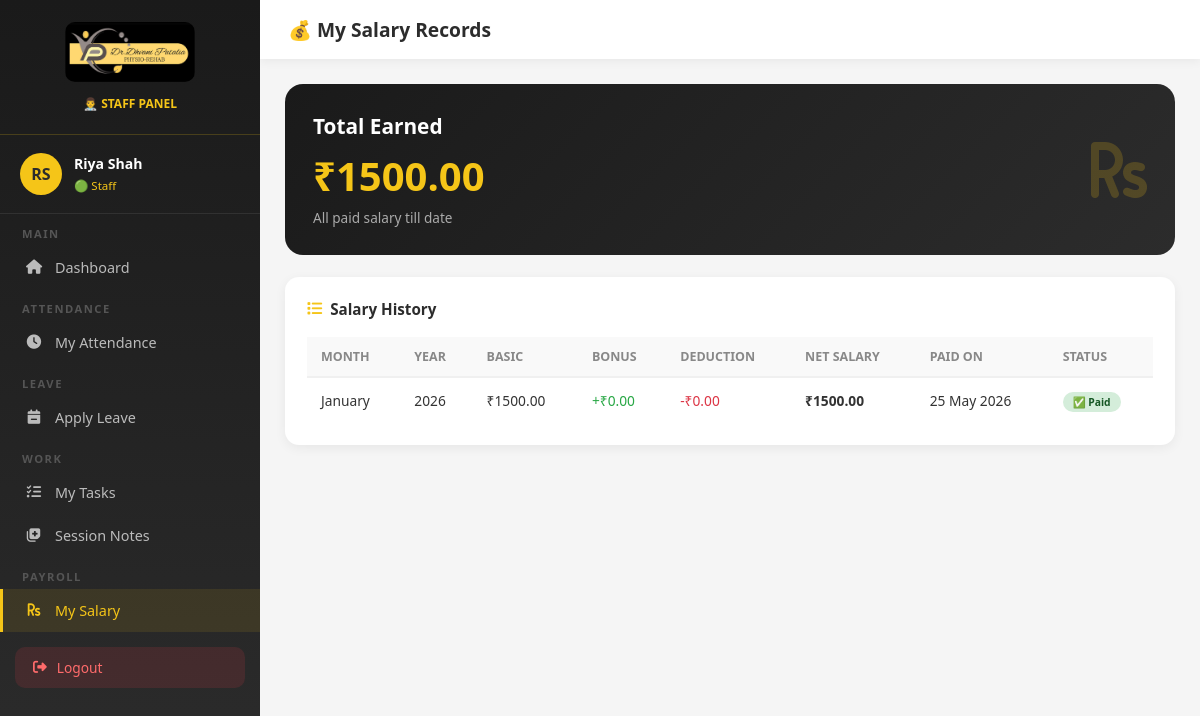
Page /staff-salary (signed in) on the committed database.
### core/models.py (models this page shows, shortened)
class SalaryRecord(models.Model):
    staff = models.ForeignKey(User, on_delete=models.CASCADE, related_name='salary_records')
    month = models.CharField(max_length=20)
    year = models.IntegerField()
    basic_salary = models.DecimalField(max_digits=10, decimal_places=2)
    bonus = models.DecimalField(max_digits=10, decimal_places=2, default=0)
    deduction = models.DecimalField(max_digits=10, decimal_places=2, default=0)
    net_salary = models.DecimalField(max_digits=10, decimal_places=2)
    paid_on = models.DateField(null=True, blank=True)
    is_paid = models.BooleanField(default=False)
    notes = models.TextField(blank=True)
    class Meta:
        ordering = ['-year', '-month']

### core/views.py (the view)
# urls.py: path('staff-salary', views.staff_salary, name='staff_salary'),
@login_required(login_url='/login')
def staff_salary(request):
    if not (request.user.is_staff or hasattr(request.user, 'staff_profile')):
        return redirect('/client-dashboard')
    salary_records = SalaryRecord.objects.filter(staff=request.user)
    total_earned = sum([s.net_salary for s in salary_records if s.is_paid])
    return render(request, 'staff_salary.html', {
        'user': request.user,
        'salary_records': salary_records,
        'total_earned': total_earned,
    })

### templates/staff_salary.html (shortened to what this page needs)
{% load static %}
<!DOCTYPE html>
<html lang="en">
<head>
    <link href="https://cdnjs.cloudflare.com/ajax/libs/font-awesome/6.4.0/css/all.min.css" rel="stylesheet">
</head>
<body>
    <aside class="sidebar">
        <div class="sidebar-logo">
            <img src="{% static 'images/Dhvani_Patalia.jpeg' %}" alt="Logo">
            <p>👨‍⚕️ STAFF PANEL</p>
        </div>
        <div class="sidebar-user">
            <div class="user-avatar">{{ user.first_name|first|upper }}{{ user.last_name|first|upper }}</div>
            <div class="user-info">
                <h4>{{ user.get_full_name|default:user.username }}</h4><span>🟢 Staff</span>
            </div>
        </div>
        <nav>
            <div class="nav-section">Main</div>
            <a href="/staff-dashboard" class="nav-item"><i class="fas fa-home"></i> Dashboard</a>
            <div class="nav-section">Attendance</div>
            <a href="/staff-attendance" class="nav-item"><i class="fas fa-clock"></i> My Attendance</a>
            <div class="nav-section">Leave</div>
            <a href="/staff-leave" class="nav-item"><i class="fas fa-calendar-minus"></i> Apply Leave</a>
            <div class="nav-section">Work</div>
            <a href="/staff-tasks" class="nav-item"><i class="fas fa-tasks"></i> My Tasks</a>
            <a href="/staff-session-notes" class="nav-item"><i class="fas fa-notes-medical"></i> Session Notes</a>
            <div class="nav-section">Payroll</div>
            <a href="/staff-salary" class="nav-item active"><i class="fas fa-rupee-sign"></i> My Salary</a>
        </nav>
        <a href="/logout" class="logout-btn"><i class="fas fa-sign-out-alt"></i> Logout</a>
    </aside>
    <div class="main-content">
        <div class="topbar">
            <h1>💰 My Salary Records</h1>
        </div>
        <div class="dashboard-body">
            <div class="total-card">
                <div>
                    <h2>Total Earned</h2>
                    <h1>₹{{ total_earned }}</h1>
                    <p>All paid salary till date</p>
                </div>
                <div class="total-icon"><i class="fas fa-rupee-sign"></i></div>
            </div>
            <div class="table-card">
                <div class="table-title"><i class="fas fa-list"></i> Salary History</div>
                {% if salary_records %}
                <table>
                    <thead>
                        <tr>
                            <th>Month</th>
                            <th>Year</th>
                            <th>Basic</th>
                            <th>Bonus</th>
                            <th>Deduction</th>
                            <th>Net Salary</th>
                            <th>Paid On</th>
                            <th>Status</th>
                        </tr>
                    </thead>
                    <tbody>
                        {% for record in salary_records %}
                        <tr>
                            <td>{{ record.month }}</td>
                            <td>{{ record.year }}</td>
                            <td>₹{{ record.basic_salary }}</td>
                            <td style="color:#28a745;">+₹{{ record.bonus }}</td>
                            <td style="color:#dc3545;">-₹{{ record.deduction }}</td>
                            <td><strong>₹{{ record.net_salary }}</strong></td>
                            <td>{{ record.paid_on|date:"d M Y"|default:"—" }}</td>
                            <td>
                                {% if record.is_paid %}
                                <span class="badge-paid">✅ Paid</span>
                                {% else %}
                                <span class="badge-unpaid">⏳ Pending</span>
                                {% endif %}
                            </td>
                        </tr>
                        {% endfor %}
                    </tbody>
                </table>
                {% else %}
                <div class="empty-state">
                    <i class="fas fa-rupee-sign"></i>
                    <p>No salary records yet</p>
                </div>
                {% endif %}
            </div>
        </div>
    </div>
</body>
</html>

### templates/staff_salary.html (style rules this page uses)
* { margin: 0; padding: 0; box-sizing: border-box; }
body { font-family: 'Segoe UI', sans-serif; background: #f5f5f5; display: flex; min-height: 100vh; }
.sidebar { width: 260px; height: 100vh; position: fixed; left: 0; top: 0; background: linear-gradient(180deg, #1a1a1a, #2C2C2C); overflow-y: auto; scrollbar-width: none; }
.sidebar-logo { padding: 22px 20px; border-bottom: 1px solid rgba(245, 197, 24, 0.2); text-align: center; }
.sidebar-logo img { width: 130px; border-radius: 10px; }
.sidebar-logo p { color: #F5C518; font-size: 0.75em; margin-top: 8px; font-weight: 600; }
.sidebar-user { padding: 18px 20px; border-bottom: 1px solid rgba(255, 255, 255, 0.08); display: flex; align-items: center; gap: 12px; }
.user-avatar { width: 42px; height: 42px; background: #F5C518; border-radius: 50%; display: flex; align-items: center; justify-content: center; font-weight: 800; color: #2C2C2C; }
.user-info h4 { color: white; font-size: 0.88em; }
.user-info span { color: #F5C518; font-size: 0.72em; }
.nav-section { padding: 12px 22px 5px; color: #555; font-size: 0.7em; text-transform: uppercase; letter-spacing: 1.5px; font-weight: 700; }
.nav-item { display: flex; align-items: center; gap: 12px; padding: 12px 22px; color: #bbb; text-decoration: none; font-size: 0.9em; transition: all 0.3s; border-left: 3px solid transparent; }
.nav-item:hover, .nav-item.active { background: rgba(245, 197, 24, 0.1); color: #F5C518; border-left-color: #F5C518; }
.nav-item i { width: 18px; text-align: center; }
.logout-btn { margin: 15px; display: flex; align-items: center; gap: 10px; padding: 11px 18px; background: rgba(220, 53, 69, 0.15); color: #ff6b6b; border-radius: 10px; text-decoration: none; font-size: 0.86em; }
.main-content { margin-left: 260px; flex: 1; }
.topbar { background: white; padding: 16px 28px; box-shadow: 0 2px 10px rgba(0, 0, 0, 0.06); }
.topbar h1 { font-size: 1.2em; color: #2C2C2C; font-weight: 700; }
.dashboard-body { padding: 25px; }
.total-card { background: linear-gradient(135deg, #1a1a1a, #2C2C2C); border-radius: 18px; padding: 28px; margin-bottom: 22px; display: flex; align-items: center; justify-content: space-between; }
.total-card h2 { color: white; font-size: 1.3em; font-weight: 700; margin-bottom: 8px; }
.total-card h1 { color: #F5C518; font-size: 2.5em; font-weight: 900; }
.total-card p { color: #aaa; font-size: 0.85em; margin-top: 5px; }
.total-icon { font-size: 4em; color: rgba(245, 197, 24, 0.2); }
.table-card { background: white; border-radius: 14px; padding: 22px; box-shadow: 0 3px 12px rgba(0, 0, 0, 0.06); }
.table-title { font-size: 0.95em; font-weight: 700; color: #2C2C2C; margin-bottom: 18px; display: flex; align-items: center; gap: 8px; }
.table-title i { color: #F5C518; }
table { width: 100%; border-collapse: collapse; }
th { background: #f9f9f9; padding: 11px 14px; text-align: left; font-size: 0.78em; color: #888; font-weight: 700; text-transform: uppercase; border-bottom: 2px solid #f0f0f0; }
td { padding: 13px 14px; font-size: 0.86em; color: #333; border-bottom: 1px solid #f5f5f5; }
tr:last-child td { border-bottom: none; }
.badge-paid { background: #d4edda; color: #155724; padding: 3px 10px; border-radius: 12px; font-size: 0.75em; font-weight: 700; }

### rows in the picture
SalaryRecord: month "January", year "2026", basic_salary "1500.00", bonus "0.00", deduction "0.00", net_salary "1500.00", paid_on "25 May 2026", is_paid "✅ Paid"

### other values in the picture
{{ user.first_name|first|upper }} "R"
{{ user.last_name|first|upper }} "S"
{{ user.get_full_name|default:user.username }} "Riya Shah"
{{ total_earned }} "1500.00"
